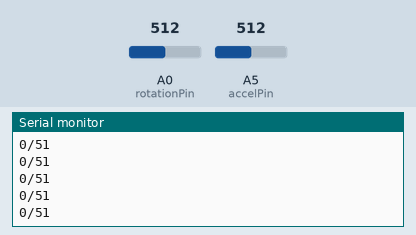
Recording of a sketch running on a simulated Arduino Uno, built with avr-gcc and run on an emulated ATmega328P. Parts: the last lines printed to the serial monitor. The test bench sets the inputs (shaded band); at power-on: A0 (rotationPin) = 512, A5 (accelPin) = 512.

Above: at 1.2 s.
1.3 s: A0 (rotationPin) set to 716
At 1.8 s:
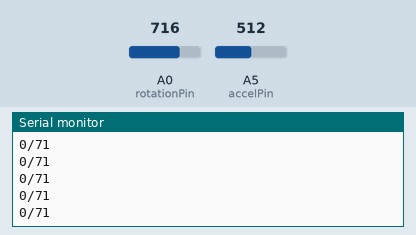
2.8 s: A5 (accelPin) set to 716
4.3 s: A0 (rotationPin) set to 900
At 5.3 s:
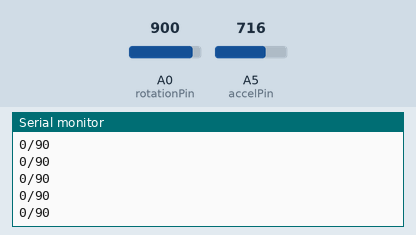
5.8 s: A5 (accelPin) set to 900
Timing chart, 0 to 8.3 s (numbered marks = the images above; inputs shaded):
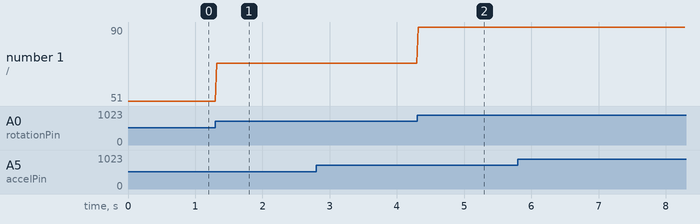

The sketch:

19_07_11.ino
```cpp
int accelPin = 5;
int rotationPin = 0;

int value, oldValue, oldRotation;

void setup() {
  Serial.begin(57600);
  oldValue = 0;
}

void loop() {
  value = analogRead(accelPin);
  int rot = analogRead(rotationPin);
  if (abs(rot - oldRotation) < 10) {
    rot = oldRotation;
  }
  if (abs(value - oldValue) > 100) {
    Serial.println("1/" + (String)(rot / 10));
  } else {
    Serial.println("0/" + (String)(rot / 10));
  }
  oldValue = value;
  oldRotation = rot;
  delay(25);
}
```

Measured:
- after the input at 1.3 s, the serial monitor: prints a new line at once (image 1)
- after the input at 4.3 s, the serial monitor: prints a new line at once (image 2)
- plotted number 1: 51 → 71 after the input at 1.3 s, 71 → 90 after the input at 4.3 s
